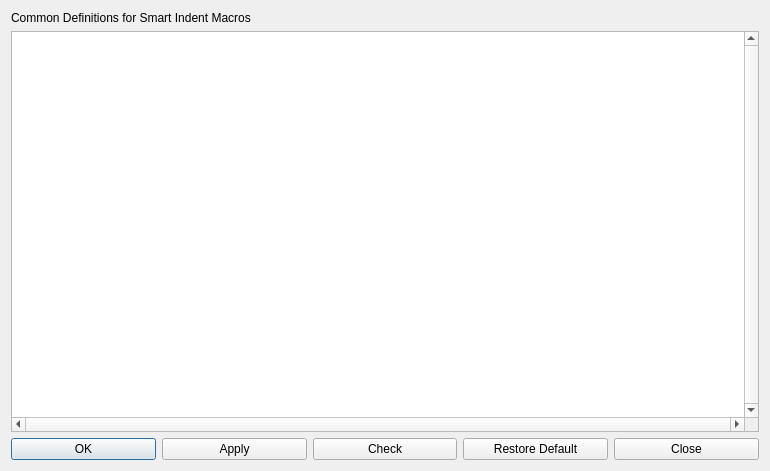
<?xml version="1.0" encoding="UTF-8"?>
<ui version="4.0">
 <class>DialogSmartIndentEdit</class>
 <widget class="QDialog" name="DialogSmartIndentEdit">
  <property name="geometry">
   <rect>
    <x>0</x>
    <y>0</y>
    <width>770</width>
    <height>471</height>
   </rect>
  </property>
  <property name="windowTitle">
   <string>Common Smart Indent Macros</string>
  </property>
  <layout class="QVBoxLayout" name="verticalLayout">
   <item>
    <widget class="QLabel" name="label">
     <property name="text">
      <string>Common Definitions for Smart Indent Macros</string>
     </property>
    </widget>
   </item>
   <item>
    <widget class="QPlainTextEdit" name="editCode">
     <property name="font">
      <font>
       <family>Monospace</family>
      </font>
     </property>
     <property name="verticalScrollBarPolicy">
      <enum>Qt::ScrollBarAlwaysOn</enum>
     </property>
     <property name="horizontalScrollBarPolicy">
      <enum>Qt::ScrollBarAlwaysOn</enum>
     </property>
    </widget>
   </item>
   <item>
    <layout class="QHBoxLayout" name="horizontalLayout">
     <item>
      <widget class="QPushButton" name="buttonOK">
       <property name="text">
        <string>OK</string>
       </property>
       <property name="icon">
        <iconset theme="dialog-ok">
        </iconset>
       </property>
      </widget>
     </item>
     <item>
      <widget class="QPushButton" name="buttonApply">
       <property name="text">
        <string>Apply</string>
       </property>
       <property name="icon">
        <iconset theme="dialog-ok-apply">
        </iconset>
       </property>
      </widget>
     </item>
     <item>
      <widget class="QPushButton" name="buttonCheck">
       <property name="text">
        <string>Check</string>
       </property>
      </widget>
     </item>
     <item>
      <widget class="QPushButton" name="buttonRestore">
       <property name="text">
        <string>Restore Default</string>
       </property>
      </widget>
     </item>
     <item>
      <widget class="QPushButton" name="buttonClose">
       <property name="text">
        <string>Close</string>
       </property>
       <property name="icon">
        <iconset theme="dialog-close">
        </iconset>
       </property>
      </widget>
     </item>
    </layout>
   </item>
  </layout>
 </widget>
 <resources/>
 <connections>
  <connection>
   <sender>buttonClose</sender>
   <signal>clicked()</signal>
   <receiver>DialogSmartIndentEdit</receiver>
   <slot>reject()</slot>
   <hints>
    <hint type="sourcelabel">
     <x>681</x>
     <y>454</y>
    </hint>
    <hint type="destinationlabel">
     <x>730</x>
     <y>423</y>
    </hint>
   </hints>
  </connection>
 </connections>
</ui>
